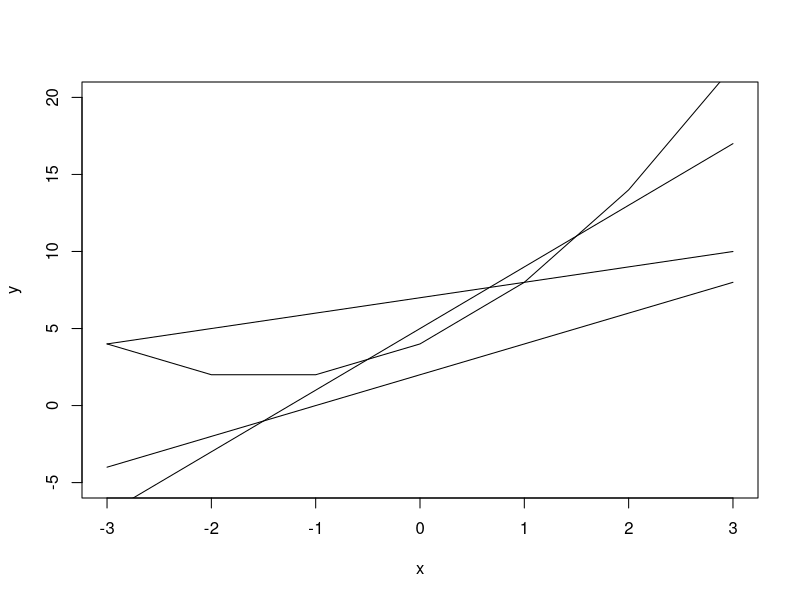

Source code (R):
## ---- chunk 1
quad <- function(x,a=0,b=0,c=0){
 return(a*x^2+b*x+c) 
}
x <- c(-3,-2,-1,0,1,2,3)
y <- quad(x,1,3,4)
plot(x,y,'l',ylim=c(-5,20))
y4 <- quad(x,b=1,c=7)
y2 <- quad(x,b=2,c=2)
y3 <- quad(x,b=4,c=5)
lines(x,y2,'l')
lines(x,y3,'l')
lines(x,y4,'l')
